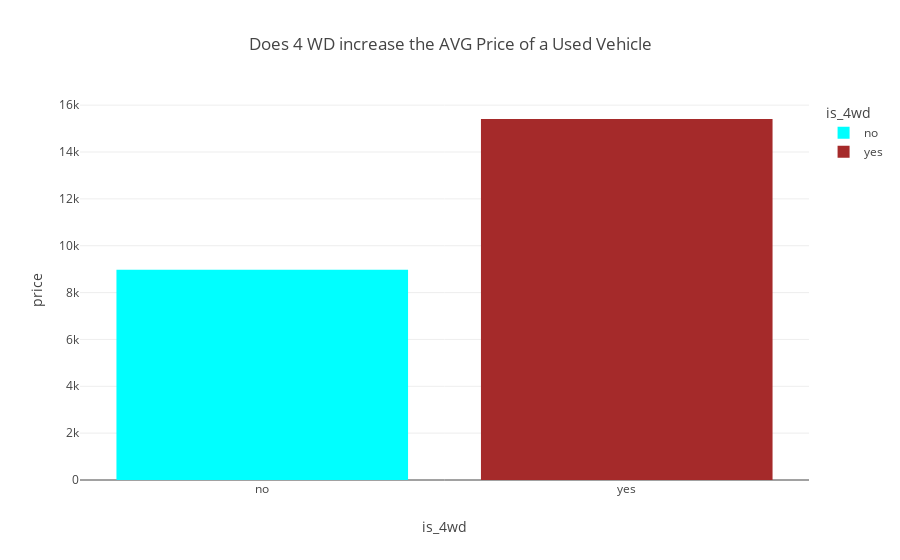

Notebook cell for this chart:
### Code cell
vehicles_4wd = vehicles_df.groupby('is_4wd')['price'].mean()
vehicles_4wd = vehicles_4wd.reset_index()
vehicles_4wd
px.bar(vehicles_4wd, x='is_4wd', y='price', title='Does 4 WD increase the AVG Price of a Used Vehicle', color='is_4wd', color_discrete_sequence=['cyan', 'brown'])

### Figure 1 — Plotly figure (JSON) as saved in the notebook; plotly's stock layout.template omitted (floating-point values rounded to 4 significant figures)
{"data": [{"alignmentgroup": "True", "hovertemplate": "is_4wd=%{x}<br>price=%{y}<extra></extra>", "legendgroup": "no", "marker": {"color": "cyan", "pattern": {"shape": ""}}, "name": "no", "offsetgroup": "no", "orientation": "v", "showlegend": true, "textposition": "auto", "type": "bar", "x": ["no"], "xaxis": "x", "y": [8979.0], "yaxis": "y"}, {"alignmentgroup": "True", "hovertemplate": "is_4wd=%{x}<br>price=%{y}<extra></extra>", "legendgroup": "yes", "marker": {"color": "brown", "pattern": {"shape": ""}}, "name": "yes", "offsetgroup": "yes", "orientation": "v", "showlegend": true, "textposition": "auto", "type": "bar", "x": ["yes"], "xaxis": "x", "y": [15410.0], "yaxis": "y"}], "layout": {"barmode": "relative", "legend": {"title": {"text": "is_4wd"}, "tracegroupgap": 0}, "title": {"text": "Does 4 WD increase the AVG Price of a Used Vehicle"}, "xaxis": {"anchor": "y", "categoryarray": ["no", "yes"], "categoryorder": "array", "domain": [0, 1], "title": {"text": "is_4wd"}}, "yaxis": {"anchor": "x", "domain": [0, 1], "title": {"text": "price"}}}}
